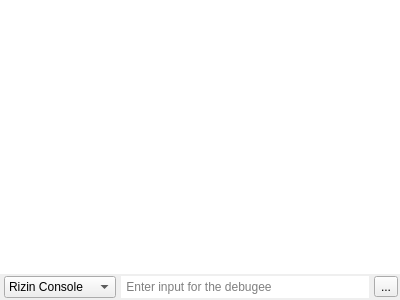
<?xml version="1.0" encoding="UTF-8"?>
<ui version="4.0">
 <class>ConsoleWidget</class>
 <widget class="QDockWidget" name="ConsoleWidget">
  <property name="geometry">
   <rect>
    <x>0</x>
    <y>0</y>
    <width>400</width>
    <height>300</height>
   </rect>
  </property>
  <property name="windowTitle">
   <string>Console</string>
  </property>
  <widget class="QWidget" name="dockWidgetContents">
   <layout class="QVBoxLayout" name="verticalLayout">
    <property name="spacing">
     <number>0</number>
    </property>
    <property name="leftMargin">
     <number>0</number>
    </property>
    <property name="topMargin">
     <number>0</number>
    </property>
    <property name="rightMargin">
     <number>0</number>
    </property>
    <property name="bottomMargin">
     <number>0</number>
    </property>
    <item>
     <widget class="QPlainTextEdit" name="outputTextEdit">
      <property name="sizePolicy">
       <sizepolicy hsizetype="Expanding" vsizetype="Expanding">
        <horstretch>0</horstretch>
        <verstretch>0</verstretch>
       </sizepolicy>
      </property>
      <property name="font">
       <font>
        <family>Monospace</family>
       </font>
      </property>
      <property name="frameShape">
       <enum>QFrame::NoFrame</enum>
      </property>
      <property name="lineWidth">
       <number>0</number>
      </property>
      <property name="undoRedoEnabled">
       <bool>false</bool>
      </property>
      <property name="readOnly">
       <bool>true</bool>
      </property>
      <property name="plainText">
       <string/>
      </property>
      <property name="textInteractionFlags">
       <set>Qt::LinksAccessibleByMouse|Qt::TextSelectableByKeyboard|Qt::TextSelectableByMouse</set>
      </property>
     </widget>
    </item>
    <item>
     <layout class="QGridLayout" name="gridLayout">
      <property name="spacing">
       <number>5</number>
      </property>
      <property name="leftMargin">
       <number>4</number>
      </property>
      <property name="topMargin">
       <number>2</number>
      </property>
      <property name="rightMargin">
       <number>2</number>
      </property>
      <property name="bottomMargin">
       <number>2</number>
      </property>
      <item row="0" column="0">
       <widget class="DirectionalComboBox" name="inputCombo">
        <property name="sizeAdjustPolicy">
         <enum>QComboBox::AdjustToContents</enum>
        </property>
        <property name="visible">
            <bool>false</bool>
        </property>
        <item>
         <property name="text">
          <string>Rizin Console</string>
         </property>
        </item>
        <item>
         <property name="text">
          <string>Debugee Input</string>
         </property>
        </item>
       </widget>
      </item>
      <item row="0" column="1">
       <widget class="QLineEdit" name="rzInputLineEdit">
        <property name="sizePolicy">
         <sizepolicy hsizetype="Expanding" vsizetype="Minimum">
          <horstretch>0</horstretch>
          <verstretch>0</verstretch>
         </sizepolicy>
        </property>
        <property name="frame">
         <bool>false</bool>
        </property>
        <property name="placeholderText">
         <string> Type &quot;?&quot; for help</string>
        </property>
        <property name="clearButtonEnabled">
         <bool>true</bool>
        </property>
       </widget>
      </item>
      <item row="0" column="1">
       <widget class="QLineEdit" name="debugeeInputLineEdit">
        <property name="visible">
            <bool>false</bool>
        </property>
        <property name="sizePolicy">
         <sizepolicy hsizetype="Expanding" vsizetype="Minimum">
          <horstretch>0</horstretch>
          <verstretch>0</verstretch>
         </sizepolicy>
        </property>
        <property name="frame">
         <bool>false</bool>
        </property>
        <property name="placeholderText">
         <string> Enter input for the debugee</string>
        </property>
        <property name="clearButtonEnabled">
         <bool>true</bool>
        </property>
       </widget>
      </item>
      <item row="0" column="2">
       <widget class="QToolButton" name="execButton">
        <property name="sizePolicy">
         <sizepolicy hsizetype="Fixed" vsizetype="Fixed">
          <horstretch>0</horstretch>
          <verstretch>0</verstretch>
         </sizepolicy>
        </property>
        <property name="toolTip">
         <string>Execute command</string>
        </property>
        <property name="styleSheet">
         <string notr="true"/>
        </property>
        <property name="text">
         <string>...</string>
        </property>
        <property name="icon">
         <iconset resource="../resources.qrc">
          <normaloff>:/img/icons/arrow_right.svg</normaloff>:/img/icons/arrow_right.svg</iconset>
        </property>
        <property name="iconSize">
         <size>
          <width>24</width>
          <height>16</height>
         </size>
        </property>
       </widget>
      </item>
     </layout>
    </item>
   </layout>
  </widget>
 </widget>
 <customwidgets>
  <customwidget>
   <class>DirectionalComboBox</class>
   <extends>QComboBox</extends>
   <header>common/DirectionalComboBox.h</header>
   <container>1</container>
  </customwidget>
 </customwidgets>
 <resources>
  <include location="../resources.qrc"/>
 </resources>
 <connections/>
</ui>
